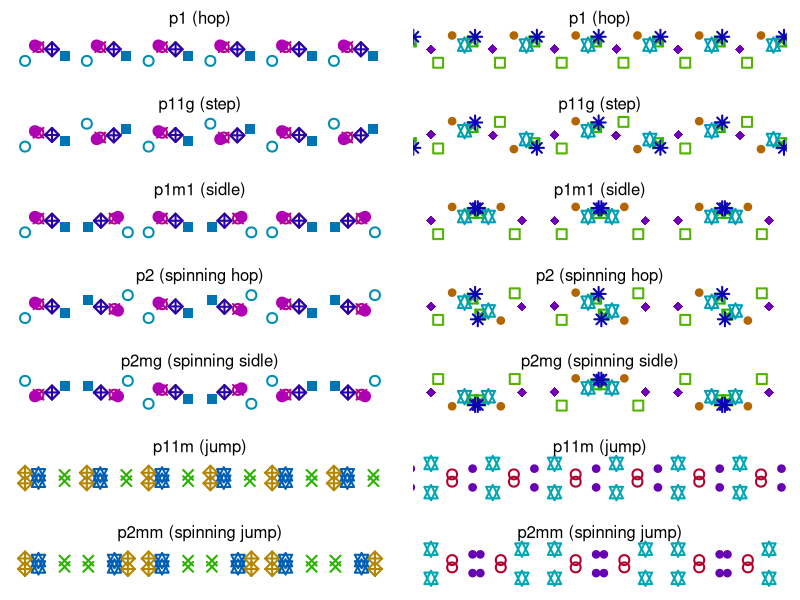
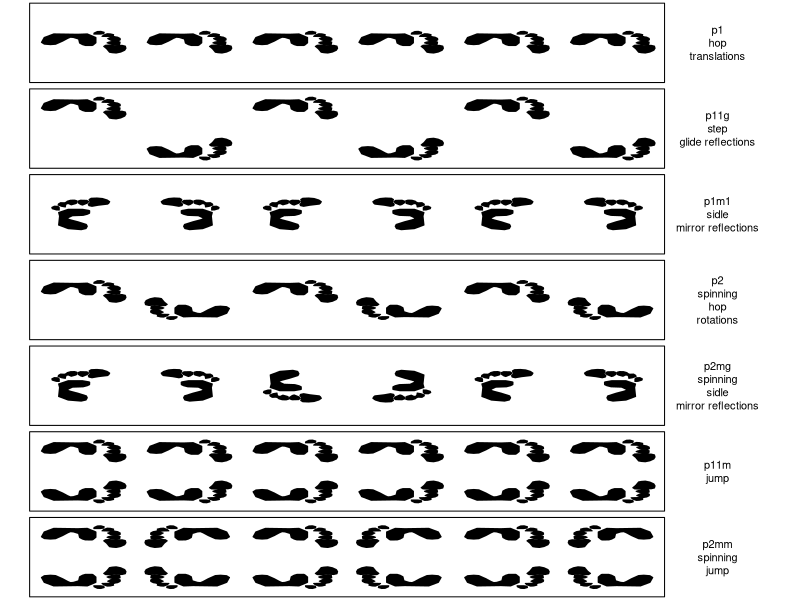

R code for these plots, in order:
## ---- chunk 1
set.seed(5)

ftprnt = function(x=0,y=0,s=1,theta=0,flipv=F,fliph=F){
    x1=c(-12.57738669298246, -11.97099789298246, -10.69084389298246, -9.61281919298246, -8.13053549298246, -7.052511092982459, -6.513498792982459, -5.907109992982459, -4.82908539298246, -4.62695589298246, -4.02056749298246, -3.41417849298246,-2,-1.8,-1.2,-1.2,-3,-5,-10,-12)
    y1=c(0.7291971929825536, 1.7398271929825455, 2.009327192982539, 1.8072171929825345, 0.05543719298253791, -1.4942228070174792, -2.100622807017487, -1.9658728070174902, -1.0899728070174888, 1.1334571929825188, 2.009327192982539, 2.48097719298255,2.5,2.3,1,-2,-4,-3.8,-4,-2)
    x2=c(1.0015618070175414, 1.612268807017541, 2.1793538070175416, 3.0081708070175424, 3.9678538070175406, 4.7966708070175414, 5.0584018070175425, 4.9275368070175425, 4.229584807017542, 2.702817807017542, 1.5686468070175419, 0.783451807017542, 0.3908548070175417)
    y2=c(4.272237192982573, 6.235237192982595, 6.496967192982595, 6.6714571929825865, 6.14797719298258, 5.144677192982556, 4.010517192982547, 2.789097192982524, 2.3528771929825325, 2.5709971929825315, 2.1783771929825093, 2.3092671929825315, 2.9635871929825157)
    x3=c(2.1793538070175416, 3.0517918070175405, 3.7497438070175413, 3.8369838070175426, 3.269898807017544, 2.397459807017544, 1.394155807017544, 1.0888018070175445)
    y3=c(2.0038871929825746, 2.3092371929825504, 1.9166271929825598, 0.5643671929825587, -0.0027428070174551067, 0.04085719298257118, 0.607937192982547, 1.0005571929825692)
    x4=c(1.8739998070175403, 2.17935380701754, 3.5316338070175384, 3.8806098070175388, 3.836989807017538, 3.3135268070175385, 2.790062807017538, 2.3974658070175394, 2.4847058070175407, 1.786754807017541, 1.1324248070175411, 0.39085280701754144, 0.04187680701754104, 1.2632908070175404, 1.786754807017541, 1.917619807017541, 1.2196688070175412)
    y4=c(-0.4389328070174088, -0.2208128070174098, -0.1772128070173835, -0.6570528070174078, -1.4858928070174215, -2.1838328070174384, -2.401932807017431, -2.7509128070174143, -3.57972280701739, -4.015942807017382, -4.103242807017409, -3.361672807017385, -2.5764628070173785, -2.489262807017383, -2.314772807017391, -1.922182807017407, -1.3550728070173932)
    x5=c(-0.2634751929824599, 0.43447580701753985, 0.5217158070175394, -0.17623519298246038, -0.9178081929824611, -1.6157591929824608, -1.6593791929824615)
    y5=c(-3.841452807017447, -4.103182807017447, -4.888382807017422, -5.411832807017447, -5.324632807017451, -4.452192807017468, -3.841482807017485)
    x1 = x1+4
    x2 = x2+4
    x3 = x3+4
    x4 = x4+4
    x5 = x5+4
    
    y1 = y1-1
    y2 = y2-1
    y3 = y3-1
    y4 = y4-1
    y5 = y5-1
    rngx = max(c(x1,x2,x3,x4,x5))-min(c(x1,x2,x3,x4,x5))
    rngy = max(c(y1,y2,y3,y4,y5))-min(c(y1,y2,y3,y4,y5))
    mxr = max(rngx,rngy)
    x1 = x1/mxr*s
    x2 = x2/mxr*s
    x3 = x3/mxr*s
    x4 = x4/mxr*s
    x5 = x5/mxr*s
    y1 = y1/mxr*s
    y2 = y2/mxr*s
    y3 = y3/mxr*s
    y4 = y4/mxr*s
    y5 = y5/mxr*s
    
    if(flipv){
        y1 = -y1
        y2 = -y2
        y3 = -y3
        y4 = -y4
        y5 = -y5
    }
    if(fliph){
        x1 = -x1
        x2 = -x2
        x3 = -x3
        x4 = -x4
        x5 = -x5
    }
    X1 = x1*cos(theta)-y1*sin(theta)
    Y1 = x1*sin(theta)+y1*cos(theta)
    X2 = x2*cos(theta)-y2*sin(theta)
    Y2 = x2*sin(theta)+y2*cos(theta)
    X3 = x3*cos(theta)-y3*sin(theta)
    Y3 = x3*sin(theta)+y3*cos(theta)
    X4 = x4*cos(theta)-y4*sin(theta)
    Y4 = x4*sin(theta)+y4*cos(theta)
    X5 = x5*cos(theta)-y5*sin(theta)
    Y5 = x5*sin(theta)+y5*cos(theta)
    
    polygon(X1+x,Y1+y,col="black")
    polygon(X2+x,Y2+y,col="black")
    polygon(X3+x,Y3+y,col="black")
    polygon(X4+x,Y4+y,col="black")
    polygon(X5+x,Y5+y,col="black")
}

pchgood = c(0,1,3,4,5,7,8,9,10,11,12,13,15,16,18,19,20)
getbasedots = function(fg=1,n=4){
    if(fg<6){
        x = runif(2*n)
        y = runif(2*n)-0.5
        h = runif(2*n)
        p = sample(c(0,1,3,4,5,7,8,9,10,11,12,13,15,16,18,19,20),2*n)
    } else {
        x = runif(n)
        y = runif(n)-0.5
        h = runif(n)
        p = sample(c(0,1,3,4,5,7,8,9,10,11,12,13,15,16,18,19,20),n)
        x = as.vector(rbind(c(x),c(x)))
        y = as.vector(rbind(c(y),c(-y)))
        h = as.vector(rbind(c(h),c(h)))
        p = as.vector(rbind(c(p),c(p)))
    }
    dots = data.frame(x,y,h,p)
    return(dots)
}

translate = function(dots,dx=1){
    tdots = data.frame(dots)
    tdots$x = dots$x+dx
    return(tdots)
}
rotate = function(dots,xr){
    tdots = data.frame(dots)
    tdots$x = tdots$x-xr
    tdots$x = -tdots$x+xr
    tdots$y = -tdots$y
    return(tdots)
}
glide = function(dots,dx){
    tdots = data.frame(dots)
    tdots$x = tdots$x+dx
    tdots$y = -tdots$y
    return(tdots)
}
mirror = function(dots,xr){
    tdots = data.frame(dots)
    tdots$x = tdots$x-xr
    tdots$x = -tdots$x+xr
    return(tdots)
}

drawdots = function(dots,fg,val=1,cex=1,lwd=1){
    xs = list(dots$x)
    ys = list(dots$y)
    # points(dots$x,dots$y,col=hsv(dots$h,1,val),pch=dots$p,cex=cex,lwd=lwd)
    if(fg==1){
        for(i in 1:8){
            dots = translate(dots,1)
            xs[[i+1]] = dots$x
            ys[[i+1]] = dots$y
            # points(dots$x,dots$y,col=hsv(dots$h,1,val),pch=dots$p,cex=cex,lwd=lwd)
        }
    }
    if(fg==2){
        for(i in 1:8){
            dots = glide(dots,1)
            xs[[i+1]] = dots$x
            ys[[i+1]] = dots$y
            # points(dots$x,dots$y,col=hsv(dots$h,1,val),pch=dots$p,cex=cex,lwd=lwd)
        }
    }
    if(fg==3){
        for(i in 1:8){
            dots = mirror(dots,i)
            xs[[i+1]] = dots$x
            ys[[i+1]] = dots$y
            # points(dots$x,dots$y,col=hsv(dots$h,1,val),pch=dots$p,cex=cex,lwd=lwd)
        }
    }
    if(fg==4){
        for(i in 1:8){
            dots = rotate(dots,i)
            xs[[i+1]] = dots$x
            ys[[i+1]] = dots$y
            # points(dots$x,dots$y,col=hsv(dots$h,1,val),pch=dots$p,cex=cex,lwd=lwd)
        }
    }
    if(fg==5){
        for(i in 1:8){
            if(i%%2==1){
                dots = mirror(dots,i)
            } else {
                dots = rotate(dots,i)
            }
            xs[[i+1]] = dots$x
            ys[[i+1]] = dots$y
            # points(dots$x,dots$y,col=hsv(dots$h,1,val),pch=dots$p,cex=cex,lwd=lwd)
        }
    }
    if(fg==6){
        for(i in 1:8){
            dots = translate(dots,1)
            xs[[i+1]] = dots$x
            ys[[i+1]] = dots$y
            # points(dots$x,dots$y,col=hsv(dots$h,1,val),pch=dots$p,cex=cex,lwd=lwd)
        }
    }
    if(fg==7){
        for(i in 1:8){
            dots = mirror(dots,i)
            xs[[i+1]] = dots$x
            ys[[i+1]] = dots$y
            # points(dots$x,dots$y,col=hsv(dots$h,1,val),pch=dots$p,cex=cex,lwd=lwd)
        }
    }
    xxx = as.vector(rbind(xs[[1]],xs[[2]],xs[[3]],xs[[4]],xs[[5]],xs[[6]],xs[[7]],xs[[8]]))
    yyy = as.vector(rbind(ys[[1]],ys[[2]],ys[[3]],ys[[4]],ys[[5]],ys[[6]],ys[[7]],ys[[8]]))
    points(xxx,yyy,col=rep(hsv(dots$h,1,val),each=8),pch=rep(dots$p,each=8),cex=cex,lwd=lwd)
    }


sols = character()

w1 = c("p1","p11g","p1m1","p2","p2mg","p11m","p2mm")
w2 = c("hop","step","sidle","spinning hop","spinning sidle","jump","spinning jump")

par(mar=c(1,1,2,1),mfrow=c(7,2))


for(i in 1:7){
    set.seed(3)
    dots = getbasedots(i,3)
    plot(0,0,type="n",xlim=c(2.2,7.8),ylim=c(-0.7,0.7),axes=F,ann=F)
    drawdots(dots,i,0.7,2,2)
    mtext(paste0(w1[i]," (",w2[i],")"),3)
    
    
    set.seed(6)
    dots = getbasedots(i,3)
    plot(0,0,type="n",xlim=c(2.2,7.8),ylim=c(-0.7,0.7),axes=F,ann=F)
    drawdots(dots,i,0.7,2,2)
    mtext(paste0(w1[i]," (",w2[i],")"),3)
    # polygon(c(-.1,-.1,6.1,6.1),c(-0.6,0.6,0.6,-0.6))
}
## ---- chunk 2
par(mar=c(0,0,0,0),mfrow=c(7,1))
plot(0,0,"l",ann=F,axes=F,xlim=c(0,7),ylim=c(-1,1))
for(x in seq(0.5,5.5,1)){
    ftprnt(x,0,0.8,0,T)
}
text(6.5,0,"p1\nhop\ntranslations")
polygon(c(0,0,6,6),c(-1,1,1,-1))

plot(0,0,"l",ann=F,axes=F,xlim=c(0,7),ylim=c(-1,1))
for(x in seq(0.5,4.5,2)){
    ftprnt(x,0.5,0.8,0,T)
}
for(x in seq(1.5,5.5,2)){
    ftprnt(x,-0.5,0.8,0)
}
text(6.5,0,"p11g\nstep\nglide reflections")
polygon(c(0,0,6,6),c(-1,1,1,-1))


plot(0,0,"l",ann=F,axes=F,xlim=c(0,7),ylim=c(-1,1))
for(x in seq(0.5,4.5,2)){
    ftprnt(x,0,0.8,pi/2,T)
}
for(x in seq(1.5,5.5,2)){
    ftprnt(x,0,0.8,pi/2)
}
text(6.5,0,"p1m1\nsidle\nmirror reflections")
polygon(c(0,0,6,6),c(-1,1,1,-1))

plot(0,0,"l",ann=F,axes=F,xlim=c(0,7),ylim=c(-1,1))
for(x in seq(0.5,4.5,2)){
    ftprnt(x,0.2,0.8,0,T)
}
for(x in seq(1.5,5.5,2)){
    ftprnt(x,-0.2,0.8,pi,T)
}
text(6.5,0,"p2\nspinning\nhop\nrotations")
polygon(c(0,0,6,6),c(-1,1,1,-1))


plot(0,0,"l",ann=F,axes=F,xlim=c(0,7),ylim=c(-1,1))
for(x in c(0.5,4.5)){
    ftprnt(x,0,0.8,pi/2,T)
}
for(x in c(1.5,5.5)){
    ftprnt(x,0,0.8,pi/2)
}
ftprnt(2.5,0,0.8,pi/2,T,T)
ftprnt(3.5,0,0.8,pi/2,F,T)
text(6.5,0,"p2mg\nspinning\nsidle\nmirror reflections")
polygon(c(0,0,6,6),c(-1,1,1,-1))

plot(0,0,"l",ann=F,axes=F,xlim=c(0,7),ylim=c(-1,1))
for(x in seq(0.5,5.5,1)){
    ftprnt(x,0.5,0.8,0,T)
}
for(x in seq(0.5,5.5,1)){
    ftprnt(x,-0.5,0.8,0)
}
text(6.5,0,"p11m\njump")
polygon(c(0,0,6,6),c(-1,1,1,-1))

plot(0,0,"l",ann=F,axes=F,xlim=c(0,7),ylim=c(-1,1))
for(x in seq(0.5,5.5,2)){
    ftprnt(x,0.5,0.8,0,T)
}
for(x in seq(0.5,5.5,2)){
    ftprnt(x,-0.5,0.8,0)
}
for(x in seq(1.5,5.5,2)){
    ftprnt(x,0.5,0.8,0,T,T)
}
for(x in seq(1.5,5.5,2)){
    ftprnt(x,-0.5,0.8,0,F,T)
}
text(6.5,0,"p2mm\nspinning\njump")
polygon(c(0,0,6,6),c(-1,1,1,-1))
